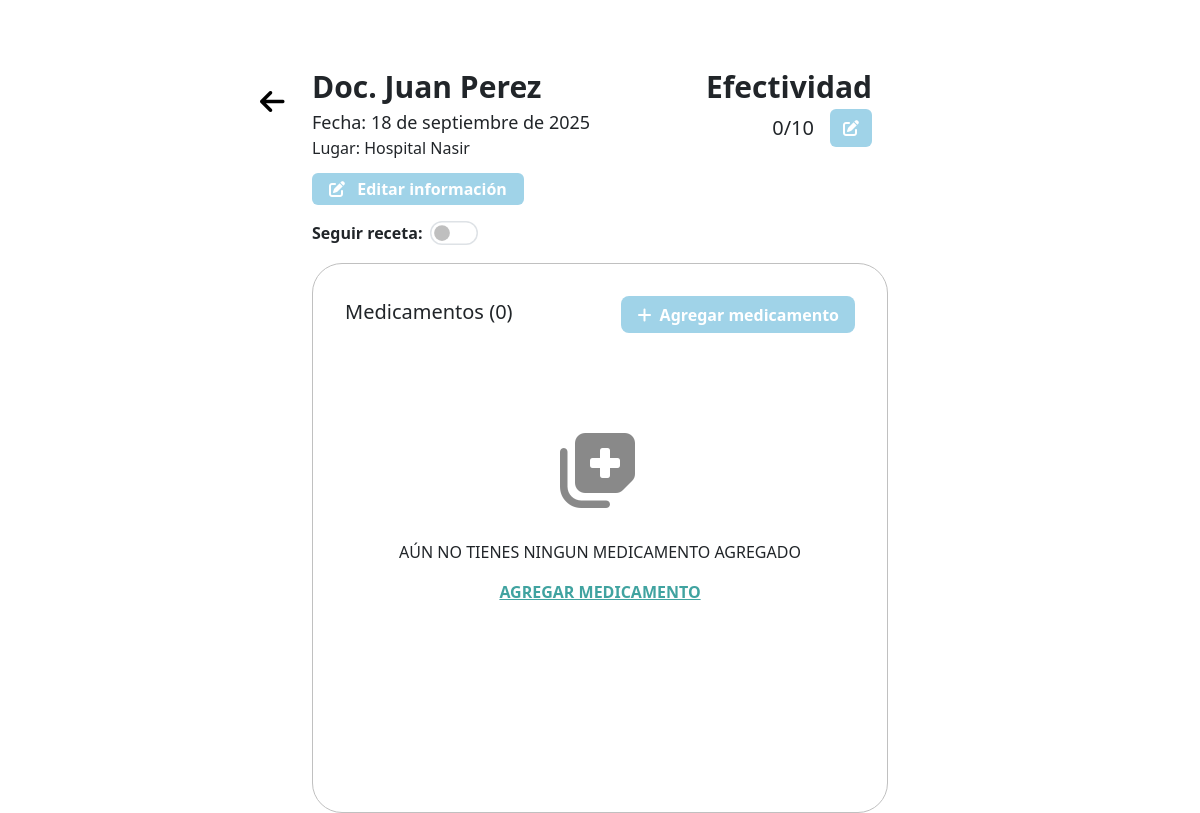
/receta/24/, run on the app's committed database.
### miApp/models.py (models this page shows, shortened)
class Receta(models.Model):
    doc = models.CharField(max_length=255)
    fecha = models.DateField()
    efectividad = models.IntegerField(default=0)
    activo = models.BooleanField(default=False)
    lugar = models.CharField(null=True)
    def cantidad_medicinas(self):
        return self.medicamentos.count()

### miApp/views.py (the view, shortened to what this page needs)
# urls.py: path('receta/<int:id>/', views.RecetaDetalle, name='receta-detalle'),
def RecetaDetalle(request, id):
    receta = Receta.objects.get(id=id)
    medicinas = Medicamento.objects.filter(receta_id=id).order_by('-id')
    return render(request, "recetaDetalle.html", {"receta": receta, "medicinas": medicinas})

### miApp/templates/recetaDetalle.html (shortened to what this page needs)
{% load static %}
<!DOCTYPE html>
<html lang="en">
<head>
    <link href="https://cdn.jsdelivr.net/npm/bootstrap@5.3.8/dist/css/bootstrap.min.css" rel="stylesheet">
    <link rel="stylesheet" href="https://cdnjs.cloudflare.com/ajax/libs/font-awesome/6.7.2/css/all.min.css">
    <link rel="stylesheet" href="{% static 'css/root.css' %}">
    <link rel="stylesheet" href="{% static 'css/detalles.css' %}">
    <link rel="stylesheet" href="{% static 'css/modalAgregarMedicamento.css' %}">
    <link rel="stylesheet" href="{% static 'css/modalAgregar.css' %}">
</head>
<body>
    <div class="container container-fluid w-50 ">
        <div class="back">
        <a href="../../"><i class="fa-solid fa-arrow-left fs-3 mt-3"></i></a>
        </div>
        <div class="top d-flex">
            <div class="informacion">
                <p class="doc">
                    {%  if  receta.doc|default_if_none:"" %}
                         Doc. {{ receta.doc|title }}
                        {% else %}
                        Doctor no asignado
                        {% endif %}
                </p>
                <p class="fecha mb-0">Fecha: {{  receta.fecha|date:"j \\d\\e F \\d\\e Y"  }}</p>
                <p class="mb-0">
                    Lugar:
                        {%  if  receta.lugar|default_if_none:"" %}
                        {{ receta.lugar|title }}
                        {% else %}
                        Lugar no asignado
                        {% endif %}
                </p>
                <button class="btn scl editRecetaInfo"
                    data-bs-toggle="modal"
                    data-bs-target="#editarRecetaModal"
                    data-id="{{receta.id}}"
                    data-doc="{{receta.doc}}"
                    data-lugar="{{receta.lugar}}"
                    data-fecha="{{receta.fecha|stringformat:'s'}}"
                    >
                    <i class="fa-solid fa-edit me-2"></i> Editar información</button>
                <div class="form-check form-switch d-flex p-0">
                    <p class="p-0 m-0"><b>Seguir receta:</b></p>
                    <input
                    class="form-check-input ms-3 switch-lg"
                    data-id="{{ receta.id}}"
                    data-token="{{ csrf_token }}"
                    type="checkbox"
                    role="switch"
                    id="switchCheckDefault"
                    {{ receta.activo|yesno:"checked,"   }}
                    >
                </div>
            </div>
            <div class="efectividad ">
                <p class="title"><b>Efectividad</b></p>
                <div class="efectividad-child d-flex">
                    <p class="valor me-3 mb-0" id="efectividad-valor"  data-efectid="{{ receta.id }}">{{ receta.efectividad }}/10</p>
                    <button class="btn scl" id="efectividad-btn">
                        <i class="fa-solid fa-edit"></i>
                    </button>
                </div>
            </div>
        </div>
        <div class="info">
            <div class="info-top mb-3">
                <h5 class="mt-1">Medicamentos ({{receta.cantidad_medicinas}})</h5>
                <button class="scl" data-bs-toggle="modal" data-bs-target="#exampleModal" ><i class="fa-solid fa-plus me-1 "  ></i> Agregar medicamento</button>
            </div>
            <div class="info-contenido ">
                {% if medicinas %}
                {% for med in medicinas %}
                <div class="medicina">
                    <div class="mediciona-info">
                        <p class="medicina-title">{{ med.nombre|upper}}</p>
                        <div class="periodos">
                             <p class="cada me-2"><i class="fa-solid fa-capsules"></i>{{ med.cantidad}}</p>
                            <p class="cada me-4"><i class="fa-regular fa-clock"></i> Cada {{ med.cada }}</p>
                            <p class="durante"><i class="fa-regular fa-calendar"></i> Durante {{ med.durante}}</p>
                        </div>
                    </div>
                    <div class="mediciona-acciones">
                        <button class="scl ver btn"
                            data-bs-toggle="modal"
                            data-bs-target="#modalMedicamento"
                            data-img="{% if med.img %}{{ med.img.url }}{% else %}/media/default.png{% endif %}"
                        >
                        <i class="fa-solid fa-eye"></i></button>
                        <button class="scl edit btn"
                        data-receta_id="{{receta.id}}"
                        data-id="{{ med.id }}"
                        data-title="{{med.nombre|capfirst}}"
                        data-cantidad="{{med.cantidad}}"
                        data-cada="{{med.cada}}"
                        data-durante="{{med.durante}}"
                        data-bs-toggle="modal" data-bs-target="#editModal"
                        ><i class="fa-solid fa-pencil"></i></button>
                        <button class="scl borrar btn" onclick="document.getElementById('deleteReceta').submit()"><i class="fa-solid fa-trash"></i></button>
                        <form action="./" method="POST" id="deleteReceta"> {% csrf_token %}<input type="hidden" name="deleteID" value="{{ med.id }}" ></form>
                    </div>
                </div>
                {% endfor %}
                 {% else%}
                    {%  include 'sinMedicinas.html' %}
                {% endif %}
            </div>
        </div>
    </div>
</body>
</html>

### miApp/static/css/root.css (style rules this page uses)
:root { --botones: #A0D3E8; --card: #F5F7FA; --borde: #C0C0C0; --opaco: #00000076; --delete: rgb(209, 94, 52); --text: rgb(64, 163, 160); }
.scl { transition: 0.3s ease-out; }

### miApp/static/css/detalles.css (style rules this page uses)
.container { position: relative; }
.container .back { position: absolute; left: -3rem; }
.container .back i { color: black; padding: 8px; transition: 0.3s ease-in-out; }
.top { display: flex; position: relative; margin-top: 4rem; }
.informacion .doc { font-size: 30px; font-weight: 600; margin-bottom: 0; }
.informacion .fecha { font-size: 18px; }
.switch-lg { transform: scale(1.5); margin-left: 0.5rem; }
.efectividad { position: absolute; right: 1rem; }
.efectividad-child { justify-content: flex-end; margin-right: 1rem; align-items: center; margin-right: 0; }
.efectividad-child .valor { font-size: 20px; }
.efectividad-child button { background-color: var(--botones) !important; color: white !important; }
.efectividad .title { margin-bottom: 0; font-size: 25px; }
.info { margin-top: 1rem; padding: 2rem; border: 1px solid var(--borde) ; border-radius: 30px; min-height: 550px; transition: .3s ease-in-out; }
.info .info-top { position: relative; display: flex; }
.info .info-top button { position: absolute; right: 0; border: none; color: white; background-color: var(--botones); padding: 0.4rem 1rem; border-radius: 8px; font-weight: 600; }
.editRecetaInfo { background-color: var(--botones) !important; color: white !important; font-weight: 600; padding: 0.2rem 1rem; margin: 0.8rem 0 1rem; }

### miApp/static/css/modalAgregarMedicamento.css (style rules this page uses)
.title { font-size: 30px !important; }

### data on the page
Receta: doc "Juan Perez", fecha "18 de septiembre de 2025", lugar "Hospital Nasir", efectividad "0", cantidad_medicinas "0"
